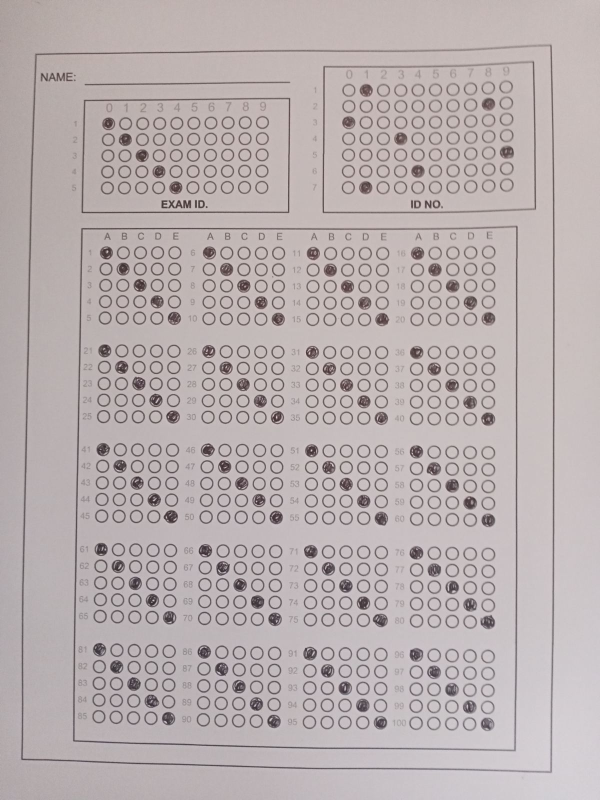
#> input picture uploads/rose/1727250453_7cd592a5_photo_1727250453665_0.png, 1200 x 1600 px (shown at 1/2 size); its folder holds only this picture in this run
$ python -i utilis.py   (imports and definitions only)
#> lines starting #> are read from the running program, lines starting #| are printed output that depends on the picture
import cv2
import numpy as np
import os
import csv
import glob
# from tkinter import Tk, filedialog

# [182 lines left out: functions stackImages, rectContour, getCornerPoints, reorder, splitBoxes, splitBoxes2 and 1 more, not called in this run]

def crop_circle(image):
    """
    Crops a circular region from an image.

    Args:
        image (numpy.ndarray): The input image from which the circular region will be
            extracted. It is represented as a 2D or 3D numpy array.

    Returns:
        numpy.ndarray: The cropped image containing only the circular region. The
            result is a subsection of the original image, bounded by the smallest
            rectangle that fits the circular mask.
    """
    # Get the center and radius of the circle
    height, width = image.shape
#> height = 1600; width = 1200
    center = (width // 2, height // 2)
#> center = (600, 800)
    radius = min(center)
#> radius = 600

    # Create a mask
    mask = np.zeros((height, width), dtype=np.uint8)
    cv2.circle(mask, center, radius, (255, 255, 255), thickness=-1)
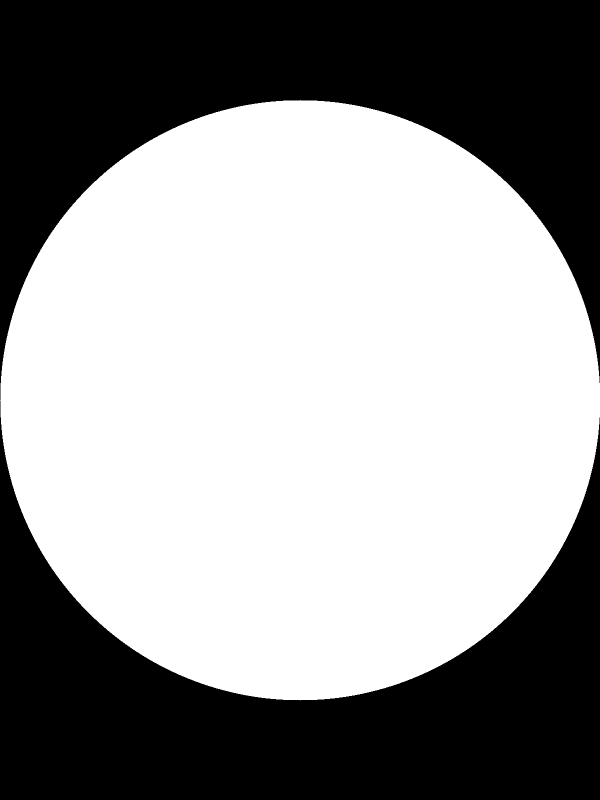
#> mask: shape (1600, 1200) (shown at 1/2 size); 58.9% white; 2 black regions

    # Bitwise AND operation to get the circular region
    result = cv2.bitwise_and(image, image, mask=mask)
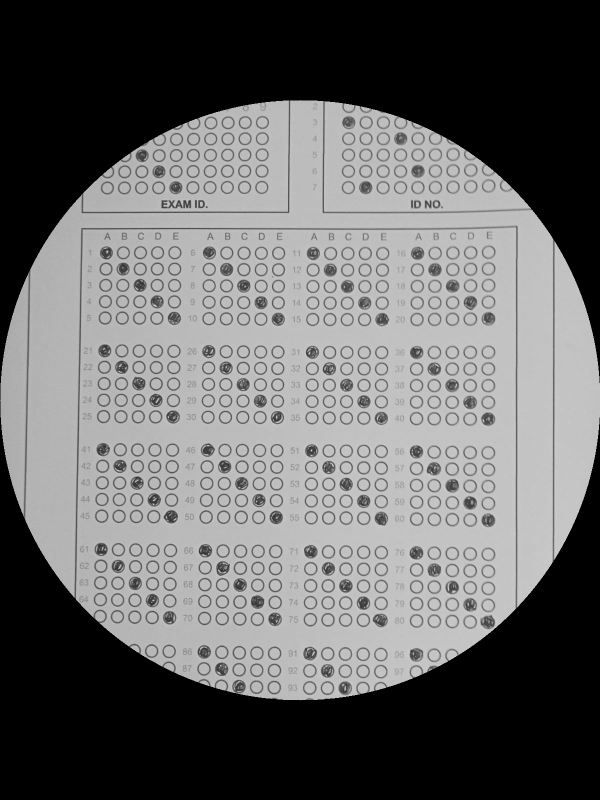
#> result: shape (1600, 1200) (shown at 1/2 size); min 0, max 227, mean 103.6

    # Find the bounding box of the circle
    contours, _ = cv2.findContours(mask, cv2.RETR_EXTERNAL, cv2.CHAIN_APPROX_SIMPLE)
    x, y, w, h = cv2.boundingRect(contours[0])
#> x = 0; y = 200; w = 1200; h = 1201

    # Crop the circular region
    cropped_circle = result[y:y+h, x:x+w]
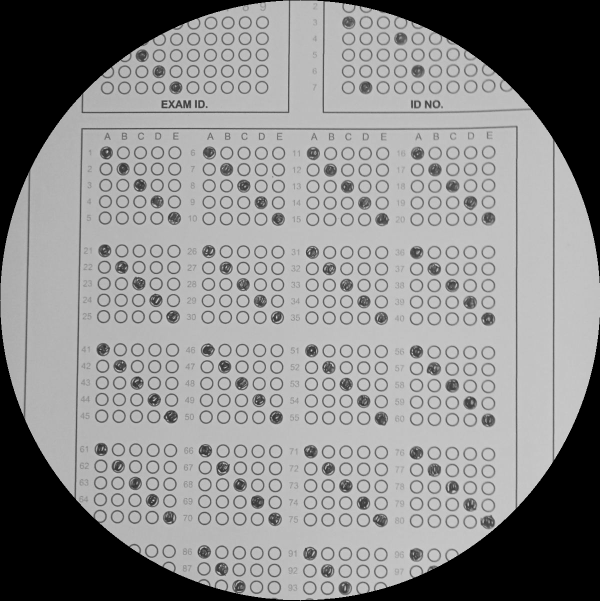
#> cropped_circle: shape (1201, 1200) (shown at 1/2 size); min 0, max 227, mean 138.1

    return cropped_circle


# [298 lines left out: functions mark_list_reshape, id_mark_list_reshape, exam_mark_list_reshape, extract_and_reshape, check_and_replace, locateAns and 5 more, not called in this run]

class InvalidStudentIDError(Exception):
    """Custom exception for invalid student ID"""
    pass

class InvalidExamIDError(Exception):
    """Custom exception for invalid exam ID"""
    pass

# [80 lines left out: functions check_student_ids, check_exam_ids, check_id_pair, not called in this run]

def string_to_int_list(s):
    return [int(char) for char in s]

def int_list_to_string(lst):
    return ''.join(str(num) for num in lst)


# [111 lines left out: functions get_image_files, choose_folder, create_text_file, append_to_text_file, are_strings_equal, append_to_csv and 1 more, not called in this run]

>>> import cv2
>>> picture = cv2.imread('uploads/rose/1727250453_7cd592a5_photo_1727250453665_0.png', cv2.IMREAD_GRAYSCALE)
>>> result = crop_circle(picture)
